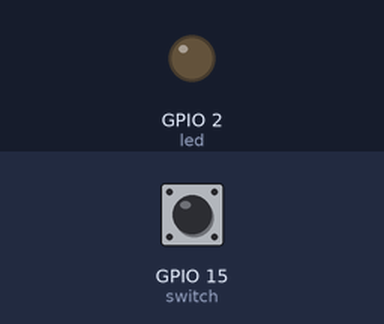
This program was run on a simulated ESP32 board running MicroPython. Shown: output pins drawn as LEDs (lit = HIGH). The inputs (shaded band) are chosen by the test bench; at power-on: GPIO 15 (switch) HIGH.

Above: at 1.2 s.
1.3 s: GPIO 15 (switch) pulled LOW for 0.15 s
At 1.37 s:
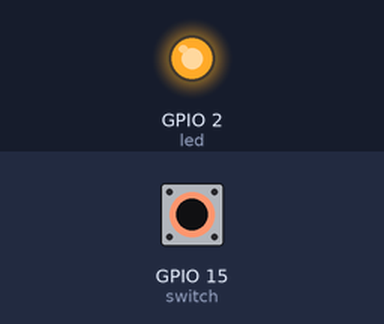
2.9 s: GPIO 15 (switch) pulled LOW for 3.2 s
At 7.5 s:
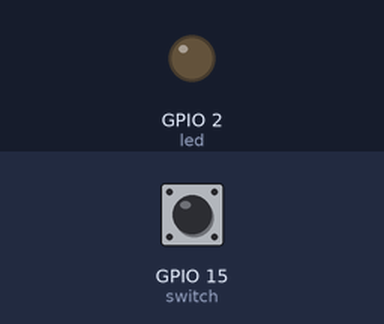
Timing chart, 0 to 9.0 s (numbered marks = the images above; inputs shaded):
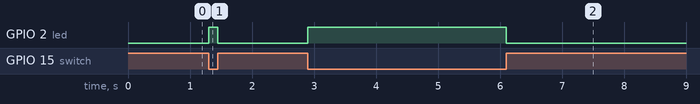

Measured:
- after the input at 1.3 s, GPIO 2 (led): LOW → HIGH at once, → LOW 0.15 s later
- after the input at 2.9 s, GPIO 2 (led): LOW → HIGH at once, → LOW 3.2 s later

The program:

05_click_led.py
```python
from machine import Pin
from time import sleep

led = Pin(2, Pin.OUT)                    # D2 - led control
switch = Pin(15, Pin.IN, Pin.PULL_UP)       # D4 - switch input

while True:
    if switch.value() == 0:                # Switch is pressed
        led.value(1)                     # Turn on led
    else:
        led.value(0)                     # Turn off led
    sleep(0.05)                            # Small delay to debounce
```
